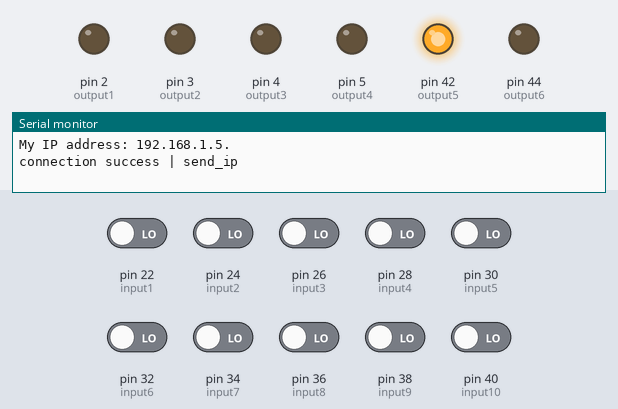
The sketch below on a simulated Arduino Mega 2560, built for the host (arithmetic inside an expression is 32-bit, double 64-bit). Shown: output pins drawn as LEDs (lit = HIGH), the last lines printed to the serial monitor. Dashed ring = blinking. The test bench sets the inputs (shaded band); at power-on: pin 22 (input1), pin 24 (input2), pin 26 (input3), pin 28 (input4), pin 30 (input5), pin 32 (input6), pin 34 (input7), pin 36 (input8), pin 38 (input9), pin 40 (input10) LOW. WiFi joins after 1.5 s; servers stay silent unless stated; uploads are accepted with an empty reply.

Above: at 0.39 s.
At 3.14 s:
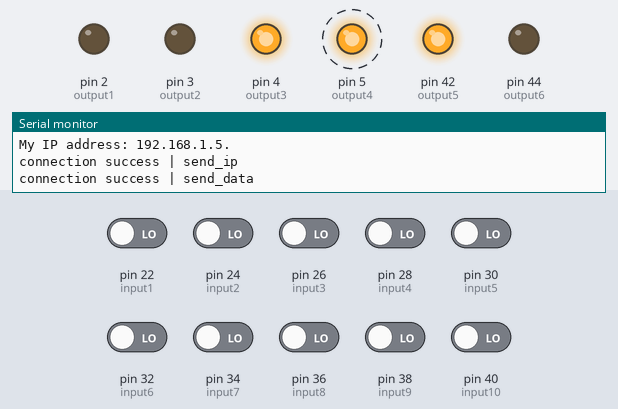
Timing chart, 0 to 3.4 s (numbered marks = the images above):
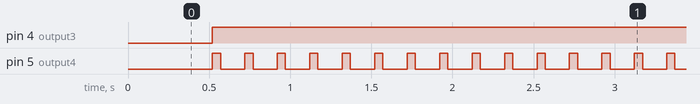

The sketch:

qline.ino
```cpp
// include library
#include <Ethernet.h>
#include <SPI.h>
// device id
const String DEVICE_ID = "DEVICE01";
// Enter a MAC address for your controller below.
byte mac[] = {
  0x00, 0xAA, 0xBB, 0xCC, 0xDE, 0x02
};
// array fix size
const int ARRAY_SIZE = 10;
// possible order
const int POSSIBLE_ORDER = 11;
// output obj
struct MyOutputs{
    int order[ARRAY_SIZE];
    int value;
    String code;
    boolean isActive;
};
// input
#define input1 22
#define input2 24
#define input3 26
#define input4 28
#define input5 30
#define input6 32
#define input7 34
#define input8 36
#define input9 38
#define input10 40
// output
#define output1 2
#define output2 3
#define output3 4
#define output4 5
#define output5 42
#define output6 44
const int output_indicator[2] = {output5, output6};//0=connected, 1=connecting
int inputVals[ARRAY_SIZE];
int inputVals_previous[ARRAY_SIZE];
int myOutputs_value;
MyOutputs output_case[POSSIBLE_ORDER];
/*
int case_a[ARRAY_SIZE] = {1, 1, 1, 1, 1, 1, 1, 1, 1, 1};
int case_b[ARRAY_SIZE] = {0, 1, 1, 1, 1, 1, 1, 1, 1, 1};
int case_c[ARRAY_SIZE] = {0, 0, 1, 1, 1, 1, 1, 1, 1, 1};
int case_d[ARRAY_SIZE] = {0, 0, 0, 1, 1, 1, 1, 1, 1, 1};
int case_e[ARRAY_SIZE] = {0, 0, 0, 0, 1, 1, 1, 1, 1, 1};
int case_f[ARRAY_SIZE] = {0, 0, 0, 0, 0, 1, 1, 1, 1, 1};
int case_g[ARRAY_SIZE] = {0, 0, 0, 0, 0, 0, 1, 1, 1, 1};
int case_h[ARRAY_SIZE] = {0, 0, 0, 0, 0, 0, 0, 1, 1, 1};
int case_i[ARRAY_SIZE] = {0, 0, 0, 0, 0, 0, 0, 0, 1, 1};
int case_j[ARRAY_SIZE] = {0, 0, 0, 0, 0, 0, 0, 0, 0, 1};
int case_k[ARRAY_SIZE] = {0, 0, 0, 0, 0, 0, 0, 0, 0, 0};
*/
boolean isArrayMatch( int a1[], int a2[], int ARRAY_SIZE );
void clearData();
void printIPAddress();
boolean send_data( MyOutputs tmp );
boolean send_ip();
boolean toggle1;
int frequency;
int frequency1;
// Initialize the Ethernet client library
// with the IP address and port of the server
// that you want to connect to (port 80 is default for HTTP):
EthernetClient client;
// port
const int port = 80;
// use the numeric IP instead of the name for the server:
String var_host = "192.168.1.100";  // numeric IP for Server (no DNS)
IPAddress server(192,168,1,100);  // numeric IP for Server (no DNS)
//char server[] = "www.google.com";    // name address for Server (using DNS)
void setup() {
  // put your setup code here, to run once:
  // Open serial communications and wait for port to open:
  Serial.begin(9600);
  // this check is only needed on the Leonardo:
  while (!Serial) {
    ; // wait for serial port to connect. Needed for native USB port only
  }
  // start the Ethernet connection:
  /* with dhcp start */
  /*while (Ethernet.begin(mac) == 0) {
    Serial.println("Failed to configure Ethernet using DHCP");
  }*/
  /* with dhcp end */
  /* with static ip start */
  IPAddress ip(192, 168, 1, 5);
  IPAddress gateway(192,168,1, 1);
  IPAddress subnet(255, 255, 0, 0);
  Ethernet.begin(mac, ip, gateway, subnet);
  /* with static ip end */
  // print your local IP address:
  printIPAddress();
  while( !send_ip() ){}
  pinMode(input1, INPUT);
  pinMode(input2, INPUT);
  pinMode(input3, INPUT);
  pinMode(input4, INPUT);
  pinMode(input5, INPUT);
  pinMode(input6, INPUT);
  pinMode(input7, INPUT);
  pinMode(input8, INPUT);
  pinMode(input9, INPUT);
  pinMode(input10, INPUT);
  pinMode(output1, OUTPUT);
  pinMode(output2, OUTPUT);
  pinMode(output3, OUTPUT);
  pinMode(output4, OUTPUT);
  pinMode(output5, OUTPUT);
  pinMode(output6, OUTPUT);
  digitalWrite(output1, LOW);
  digitalWrite(output2, LOW);
  digitalWrite(output3, LOW);
  digitalWrite(output4, LOW);
  digitalWrite(output5, LOW);
  digitalWrite(output6, LOW);
  myOutputs_value = 0;
  output_case[0] = { {1, 1, 1, 1, 1, 1, 1, 1, 1, 1}, 0, "", false };
  output_case[1] = { {0, 1, 1, 1, 1, 1, 1, 1, 1, 1}, 1, "1", false };
  output_case[2] = { {0, 0, 1, 1, 1, 1, 1, 1, 1, 1}, 2, "2", false };
  output_case[3] = { {0, 0, 0, 1, 1, 1, 1, 1, 1, 1}, 3, "3", false };
  output_case[4] = { {0, 0, 0, 0, 1, 1, 1, 1, 1, 1}, 4, "4", false };
  output_case[5] = { {0, 0, 0, 0, 0, 1, 1, 1, 1, 1}, 5, "5", false };
  output_case[6] = { {0, 0, 0, 0, 0, 0, 1, 1, 1, 1}, 6, "6", false };
  output_case[7] = { {0, 0, 0, 0, 0, 0, 0, 1, 1, 1}, 7, "7", false };
  output_case[8] = { {0, 0, 0, 0, 0, 0, 0, 0, 1, 1}, 8, "8", false };
  output_case[9] = { {0, 0, 0, 0, 0, 0, 0, 0, 0, 1}, 9, "9", false };
  output_case[10] = { {0, 0, 0, 0, 0, 0, 0, 0, 0, 0}, 10, "10", false };
  clearData();
  frequency = 50;
  frequency1 = 100;
  digitalWrite(output_indicator[0], HIGH);
}

void loop() {
  // put your main code here, to run repeatedly:
  // reda input values
  inputVals[0] = digitalRead(input1);
  inputVals[1] = digitalRead(input2);
  inputVals[2] = digitalRead(input3);
  inputVals[3] = digitalRead(input4);
  inputVals[4] = digitalRead(input5);
  inputVals[5] = digitalRead(input6);
  inputVals[6] = digitalRead(input7);
  inputVals[7] = digitalRead(input8);
  inputVals[8] = digitalRead(input9);
  inputVals[9] = digitalRead(input10);

  /*
  for( int i = 0; i < POSSIBLE_ORDER; i++){
      if( (isArrayMatch( inputVals ,output_case[i].order ,ARRAY_SIZE )) ){
          if( !(isArrayMatch( inputVals ,inputVals_previous ,ARRAY_SIZE )) ){
            send_data( output_case[i] );
            memcpy( inputVals_previous, inputVals, (ARRAY_SIZE * sizeof(int)) );
            return;
          }
      }
  }
  */
  /**/
  for( int i = 0; i < POSSIBLE_ORDER; i++){
      if( (isArrayMatch( inputVals ,output_case[i].order ,ARRAY_SIZE )) ){
          int temp_myOutputs_value = output_case[i].value;
          if( (temp_myOutputs_value != 0) && (temp_myOutputs_value != myOutputs_value) && (temp_myOutputs_value > myOutputs_value) ){
            myOutputs_value = temp_myOutputs_value;
            send_data( output_case[i] );
            break;
          }else{
            myOutputs_value = temp_myOutputs_value;
          }
      }
  }
  /**/

  if( isArrayMatch( inputVals ,output_case[0].order ,ARRAY_SIZE ) ){//case a
        digitalWrite(output1, HIGH);
        digitalWrite(output2, LOW);
        digitalWrite(output3, LOW);
        digitalWrite(output4, LOW);
        output_case[0].isActive = true;
        clearData();
        //Serial.println("F1");
    }else if( isArrayMatch( inputVals ,output_case[1].order ,ARRAY_SIZE ) ){//case b
        digitalWrite(output1, HIGH);
        digitalWrite(output2, LOW);
        digitalWrite(output3, LOW);
        digitalWrite(output4, LOW);
        output_case[1].isActive = true;
        clearData();
        //Serial.println("F2");
    }else if( isArrayMatch( inputVals ,output_case[2].order ,ARRAY_SIZE ) ){//case c
        digitalWrite(output1, HIGH);
        digitalWrite(output2, LOW);
        digitalWrite(output3, LOW);
        digitalWrite(output4, LOW);
        output_case[2].isActive = true;
        clearData();
        //Serial.println("F3");
    }else if( isArrayMatch( inputVals ,output_case[3].order ,ARRAY_SIZE ) && !output_case[3].isActive ){//case d
        digitalWrite(output1, LOW);
        digitalWrite(output2, HIGH);
        digitalWrite(output3, LOW);
        digitalWrite(output4, LOW);
        output_case[3].isActive = true;
        //Serial.println("F4");
    }else if( isArrayMatch( inputVals ,output_case[4].order ,ARRAY_SIZE ) && !output_case[4].isActive ){//case e
        digitalWrite(output1, LOW);
        digitalWrite(output2, HIGH);
        digitalWrite(output3, LOW);
        digitalWrite(output4, LOW);
        output_case[4].isActive = true;
        //Serial.println("F5");
    }else if( isArrayMatch( inputVals ,output_case[5].order ,ARRAY_SIZE ) && !output_case[5].isActive ){//case f
        digitalWrite(output1, LOW);
        digitalWrite(output2, HIGH);
        digitalWrite(output3, LOW);
        digitalWrite(output4, LOW);
        output_case[5].isActive = true;
        //Serial.println("F6");
    }else if( isArrayMatch( inputVals ,output_case[6].order ,ARRAY_SIZE ) && !output_case[6].isActive ){//case g
        digitalWrite(output1, LOW);
        digitalWrite(output2, HIGH);
        digitalWrite(output3, LOW);
        digitalWrite(output4, LOW);
        output_case[6].isActive = true;
        //Serial.println("F7");
    }else if( isArrayMatch( inputVals ,output_case[7].order ,ARRAY_SIZE ) && !output_case[7].isActive ){//case h
        digitalWrite(output1, LOW);
        digitalWrite(output2, LOW);
        digitalWrite(output3, HIGH);
        digitalWrite(output4, LOW);
        output_case[7].isActive = true;
        //Serial.println("F8");
    }else if( isArrayMatch( inputVals ,output_case[8].order ,ARRAY_SIZE ) && !output_case[8].isActive ){//case i
        digitalWrite(output1, LOW);
        digitalWrite(output2, LOW);
        digitalWrite(output3, HIGH);
        digitalWrite(output4, LOW);
        output_case[8].isActive = true;
        //Serial.println("F9");
    }else if( isArrayMatch( inputVals ,output_case[9].order ,ARRAY_SIZE ) && !output_case[9].isActive ){//case j
        digitalWrite(output1, LOW);
        digitalWrite(output2, LOW);
        digitalWrite(output3, HIGH);
        toggle1 = true;
        output_case[9].isActive = true;
        //Serial.println("F10");
    }else if( isArrayMatch( inputVals ,output_case[10].order ,ARRAY_SIZE ) && !output_case[10].isActive ){//case k
        digitalWrite(output1, LOW);
        digitalWrite(output2, LOW);
        digitalWrite(output3, HIGH);
        toggle1 = true;
        output_case[10].isActive = true;
        //Serial.println("F11");
    }
    /* temp */
    if( isArrayMatch( inputVals ,output_case[0].order ,ARRAY_SIZE ) ||
        isArrayMatch( inputVals ,output_case[1].order ,ARRAY_SIZE ) ||
        isArrayMatch( inputVals ,output_case[2].order ,ARRAY_SIZE ) ||
        isArrayMatch( inputVals ,output_case[3].order ,ARRAY_SIZE ) ||
        isArrayMatch( inputVals ,output_case[4].order ,ARRAY_SIZE ) ||
        isArrayMatch( inputVals ,output_case[5].order ,ARRAY_SIZE ) ||
        isArrayMatch( inputVals ,output_case[6].order ,ARRAY_SIZE ) ||
        isArrayMatch( inputVals ,output_case[7].order ,ARRAY_SIZE ) ||
        isArrayMatch( inputVals ,output_case[8].order ,ARRAY_SIZE ) ||
        isArrayMatch( inputVals ,output_case[9].order ,ARRAY_SIZE ) ||
        isArrayMatch( inputVals ,output_case[10].order ,ARRAY_SIZE )
        ){
        //Serial.println("temp");
      }else{
        digitalWrite(output4, HIGH);
        delay(frequency1);
        digitalWrite(output4, LOW);
        delay(frequency1);
      }
    /* temp */
    if( toggle1 ){
        digitalWrite(output4, HIGH);
        delay(frequency);
        digitalWrite(output4, LOW);
        delay(frequency);
      }
    delay(100);
}

// custom functions
boolean isArrayMatch( int a1[], int a2[], int ARRAY_SIZE ){
  for( int i = 0; i < ARRAY_SIZE; i++){
      if( a1[i] != a2[i] ){
          return false;
        }
    }
  return true;
}

void clearData(){
  for( int i = 0; i < POSSIBLE_ORDER; i++){
    output_case[i].isActive = false;
  }
  toggle1 = false;
}

void printIPAddress(){
  Serial.print("My IP address: ");
  for (byte thisByte = 0; thisByte < 4; thisByte++) {
    // print the value of each byte of the IP address:
    Serial.print(Ethernet.localIP()[thisByte], DEC);
    Serial.print(".");
  }
  Serial.println();
}

boolean send_data( MyOutputs tmp ){
  // if you get a connection, report back via serial:
  if(client.connect(server, port)){
    // Make a HTTP request:
    //client.println("GET /search?q=arduino HTTP/1.1");
    String queryString = "action=device_data_add&device_id="+DEVICE_ID+"&var_value="+tmp.code;
    client.println("POST /site/controller/device_data_handle_controller.php HTTP/1.1");
    client.println("Host: " + var_host);
    client.println("Content-Type: application/x-www-form-urlencoded");
    client.print("Content-Length: ");
    client.println(queryString.length());
    client.println();
    client.print(queryString);
    client.println();
    client.println("Connection: close");
    client.println();
    Serial.println("connection success | send_data");
    // if there are incoming bytes available from the server, read them
    String feedback_result = "";
    if((client.connected())){
      while( (!client.available()) ){
        /*
        char c = client.read();
        feedback_result += c;
        */
        //break;
      }
      client.stop();
    }
    //print output
    //Serial.println(feedback_result.length());
    // disconect from the server
    if((!client.connected())){
      client.stop();
    }
    return true;
  } else {
    // if you didn't get a connection to the server:
    Serial.println("connection error | send_data");
    return false;
  }
}

boolean send_ip(){
  // if you get a connection, report back via serial:
  if(client.connect(server, port)){
    // Make a HTTP request:
    //client.println("GET /search?q=arduino HTTP/1.1");
    String queryString = "action=device_ip_update&device_id="+DEVICE_ID;
    client.println("POST /site/controller/device_handle_controller.php HTTP/1.1");
    client.println("Host: " + var_host);
    client.println("Content-Type: application/x-www-form-urlencoded");
    client.print("Content-Length: ");
    client.println(queryString.length());
    client.println();
    client.print(queryString);
    client.println();
    client.println("Connection: close");
    client.println();
    Serial.println("connection success | send_ip");
    // if there are incoming bytes available from the server, read them
    String feedback_result = "";
    if((client.connected())){
      while( (!client.available()) ){
        /*
        char c = client.read();
        feedback_result += c;
        */
        //break;
      }
      client.stop();
    }
    //print output
    //Serial.println(feedback_result.length());
    // disconect from the server
    if((!client.connected())){
      client.stop();
    }
    return true;
  } else {
    // if you didn't get a connection to the server:
    Serial.println("connection error | send_ip");
    return false;
  }
}
```

Measured:
- by itself, pin 4 (output3): LOW → HIGH at 0.52 s
- by itself, pin 5 (output4): alternates HIGH for 0.05 s and LOW for 0.15 s
